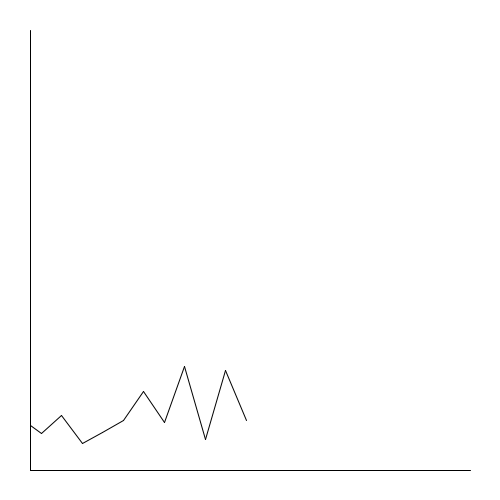
Frame 1 (no input)
Frame 60 (the mouse pressed at the canvas centre just before this capture): identical to frame 1, image omitted
Frame 120 (the mouse held since frame 60 and released just before this capture): identical to frame 1, image omitted

The Processing sketch that drew this single still picture (run headless with seeded random() and noise(); from frame 60 on, the mouse is pressed at the canvas centre):

// Processing sketch: TrendLineGraph
// ── TrendLineGraph.pde
void setup()
{
  size(500,500);
  background(255);
  drawBorder();
  drawGraph(rainFall);
 }
float[] rainFall = {45,37,55,27,38,50,79,48,104,31,100,50};
String[] months= {"Jan","Feb","March", "April","May", "June", "July","Aug","Sept","Oct","Nov","Dec"};
float borderStroke=30;

void drawBorder()
{
  stroke(0);
  
  line(borderStroke,height-borderStroke,borderStroke,borderStroke);//bottom border
  line(borderStroke,height-borderStroke,height-borderStroke,height-borderStroke);
}

void drawGraph(float[] rainFall)
{
  float monthWidth=(float)(width/rainFall.length)/2;
  float prevx,prevy,newx,newy;
  float scaleFactor=(float)height/150;
  
  prevy = (height -rainFall[0]-borderStroke);
  prevx=borderStroke;
  newx=monthWidth;
  
  for(int i=1;i<rainFall.length; i++)
  {
    newx=(monthWidth+newx);
    newy=(height -rainFall[i])-borderStroke;
    line(prevx,prevy,newx,newy);
    prevx=newx;
    prevy=newy;

  }
}
void draw()
{
}
